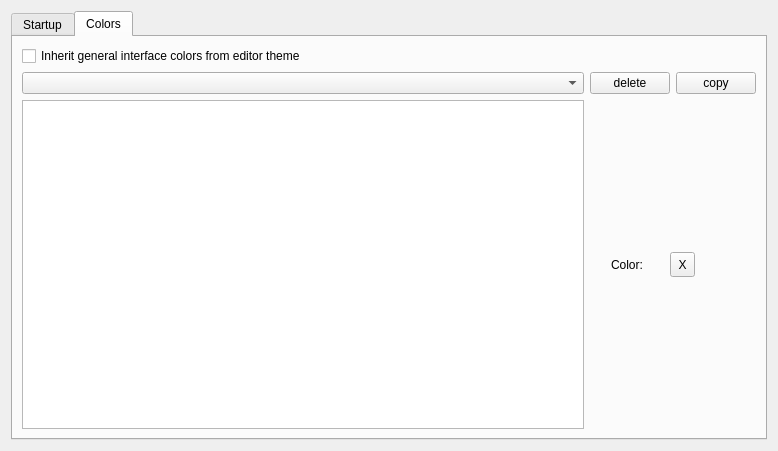
<?xml version="1.0" encoding="UTF-8"?>
<ui version="4.0">
 <class>GeneralConfigPage</class>
 <widget class="QWidget" name="GeneralConfigPage">
  <property name="geometry">
   <rect>
    <x>0</x>
    <y>0</y>
    <width>778</width>
    <height>451</height>
   </rect>
  </property>
  <property name="sizePolicy">
   <sizepolicy hsizetype="Minimum" vsizetype="Fixed">
    <horstretch>0</horstretch>
    <verstretch>0</verstretch>
   </sizepolicy>
  </property>
  <property name="windowTitle">
   <string>Form</string>
  </property>
  <layout class="QVBoxLayout" name="verticalLayout">
   <item>
    <widget class="QTabWidget" name="tabWidget">
     <property name="currentIndex">
      <number>1</number>
     </property>
     <widget class="QWidget" name="startupTab">
      <attribute name="title">
       <string>Startup</string>
      </attribute>
      <layout class="QGridLayout" name="gridLayout">
       <item row="0" column="0">
        <layout class="QVBoxLayout" name="verticalLayout_4">
         <item>
          <widget class="QLabel" name="label">
           <property name="text">
            <string>On application start:</string>
           </property>
          </widget>
         </item>
         <item>
          <layout class="QHBoxLayout" name="horizontalLayout_2">
           <item>
            <widget class="QRadioButton" name="startNewSessionOption">
             <property name="text">
              <string>Start a new session</string>
             </property>
             <attribute name="buttonGroup">
              <string notr="true">startSessionOptions</string>
             </attribute>
            </widget>
           </item>
          </layout>
         </item>
         <item>
          <layout class="QHBoxLayout" name="horizontalLayout_3">
           <item>
            <widget class="QRadioButton" name="startLastSessionOption">
             <property name="text">
              <string>Load last session</string>
             </property>
             <attribute name="buttonGroup">
              <string notr="true">startSessionOptions</string>
             </attribute>
            </widget>
           </item>
          </layout>
         </item>
         <item>
          <layout class="QHBoxLayout" name="horizontalLayout">
           <property name="spacing">
            <number>-1</number>
           </property>
           <item>
            <widget class="QRadioButton" name="startNamedSessionOption">
             <property name="text">
              <string>Load session:</string>
             </property>
             <attribute name="buttonGroup">
              <string notr="true">startSessionOptions</string>
             </attribute>
            </widget>
           </item>
           <item>
            <widget class="QLineEdit" name="startSessionName"/>
           </item>
          </layout>
         </item>
         <item>
          <spacer name="verticalSpacer">
           <property name="orientation">
            <enum>Qt::Vertical</enum>
           </property>
           <property name="sizeHint" stdset="0">
            <size>
             <width>706</width>
             <height>247</height>
            </size>
           </property>
          </spacer>
         </item>
        </layout>
       </item>
      </layout>
     </widget>
     <widget class="QWidget" name="colorsTab">
      <attribute name="title">
       <string>Colors</string>
      </attribute>
      <layout class="QGridLayout" name="gridLayout_2">
       <item row="1" column="1">
        <layout class="QHBoxLayout" name="horizontalLayout_4">
         <item>
          <widget class="QPushButton" name="uiThemeDeleteBtn">
           <property name="sizePolicy">
            <sizepolicy hsizetype="Minimum" vsizetype="Fixed">
             <horstretch>10</horstretch>
             <verstretch>0</verstretch>
            </sizepolicy>
           </property>
           <property name="text">
            <string>delete</string>
           </property>
          </widget>
         </item>
         <item>
          <widget class="QPushButton" name="uiThemeCopyBtn">
           <property name="sizePolicy">
            <sizepolicy hsizetype="Minimum" vsizetype="Fixed">
             <horstretch>10</horstretch>
             <verstretch>0</verstretch>
            </sizepolicy>
           </property>
           <property name="text">
            <string>copy</string>
           </property>
          </widget>
         </item>
        </layout>
       </item>
       <item row="2" column="1" rowspan="3">
        <layout class="QHBoxLayout" name="horizontalLayout_5">
         <item>
          <widget class="QLabel" name="label_13">
           <property name="sizePolicy">
            <sizepolicy hsizetype="Maximum" vsizetype="Preferred">
             <horstretch>0</horstretch>
             <verstretch>0</verstretch>
            </sizepolicy>
           </property>
           <property name="text">
            <string>Color:</string>
           </property>
          </widget>
         </item>
         <item>
          <widget class="QToolButton" name="uiColorClearBtn">
           <property name="sizePolicy">
            <sizepolicy hsizetype="Fixed" vsizetype="Fixed">
             <horstretch>10</horstretch>
             <verstretch>0</verstretch>
            </sizepolicy>
           </property>
           <property name="minimumSize">
            <size>
             <width>25</width>
             <height>25</height>
            </size>
           </property>
           <property name="text">
            <string>X</string>
           </property>
          </widget>
         </item>
         <item>
          <spacer name="horizontalSpacer">
           <property name="orientation">
            <enum>Qt::Horizontal</enum>
           </property>
           <property name="sizeType">
            <enum>QSizePolicy::Minimum</enum>
           </property>
           <property name="sizeHint" stdset="0">
            <size>
             <width>40</width>
             <height>20</height>
            </size>
           </property>
          </spacer>
         </item>
        </layout>
       </item>
       <item row="1" column="0">
        <widget class="QComboBox" name="uiThemeCombo">
         <property name="sizePolicy">
          <sizepolicy hsizetype="Preferred" vsizetype="Fixed">
           <horstretch>0</horstretch>
           <verstretch>0</verstretch>
          </sizepolicy>
         </property>
        </widget>
       </item>
       <item row="2" column="0" rowspan="3">
        <widget class="QTreeWidget" name="uiThemeColorsList">
         <property name="sizePolicy">
          <sizepolicy hsizetype="Expanding" vsizetype="Expanding">
           <horstretch>0</horstretch>
           <verstretch>0</verstretch>
          </sizepolicy>
         </property>
         <property name="rootIsDecorated">
          <bool>false</bool>
         </property>
         <property name="headerHidden">
          <bool>true</bool>
         </property>
         <attribute name="headerVisible">
          <bool>false</bool>
         </attribute>
         <column>
          <property name="text">
           <string notr="true">1</string>
          </property>
         </column>
        </widget>
       </item>
       <item row="0" column="0">
        <widget class="QCheckBox" name="useEditorThemeColors">
         <property name="text">
          <string>Inherit general interface colors from editor theme</string>
         </property>
        </widget>
       </item>
      </layout>
     </widget>
    </widget>
   </item>
  </layout>
 </widget>
 <resources/>
 <connections/>
 <buttongroups>
  <buttongroup name="startSessionOptions"/>
 </buttongroups>
</ui>
